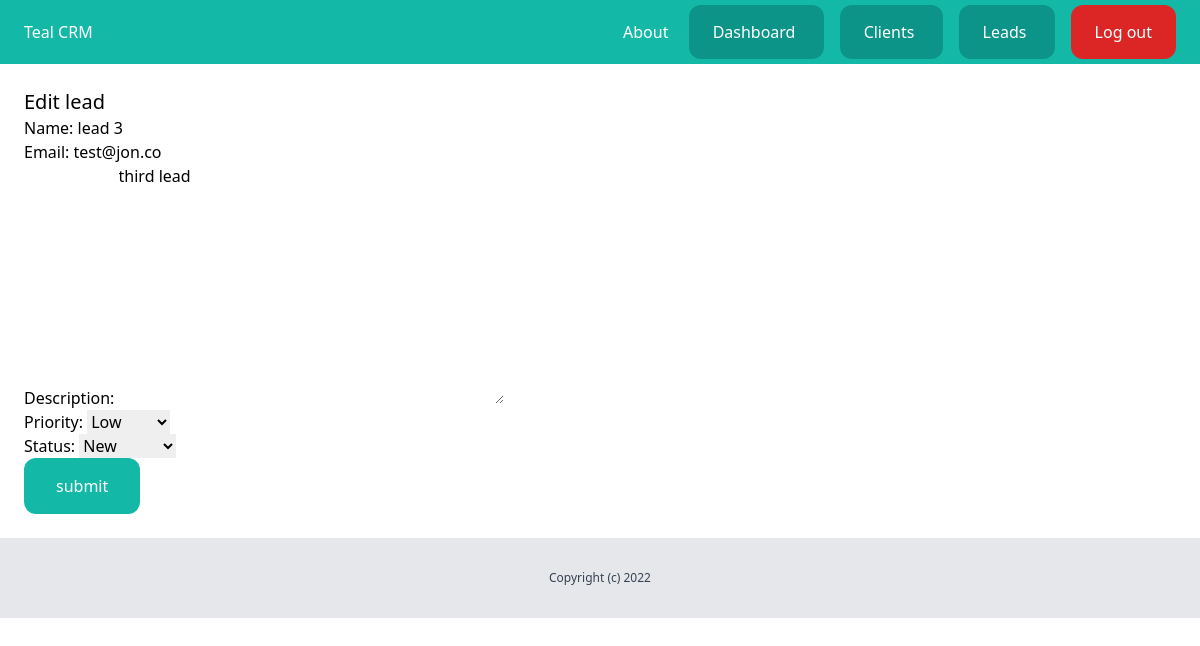
The page /dashboard/leads/6/edit/ (signed in) on the database its author committed.
### lead/models.py (models this page shows, shortened)
class Lead(models.Model):
    LOW = 'low'
    MEDIUM = 'medium'
    HIGH = 'high'
    CHOICES_PRIORITY = (
        (LOW, 'Low'),
        (MEDIUM, 'Medium'),
        (HIGH, 'High'),
    )
    NEW = 'new'
    CONTACTED = 'contacted'
    WON = 'won'
    LOST = 'lost'
    CHOICES_STATUS = (
        (NEW, 'New'),
        (CONTACTED, 'Contacted'),
        (WON, 'Won'),
        (LOST, 'Lost'),
    )
    name = models.CharField(max_length=255)
    email = models.EmailField()
    description = models.TextField(blank=True, null=True)
    priority = models.CharField(max_length=10, choices=CHOICES_PRIORITY, default=MEDIUM)
    converted_to_client = models.BooleanField(default=False)
    status = models.CharField(max_length=10, choices=CHOICES_STATUS, default=NEW)
    created_by = models.ForeignKey(User, related_name='leads', on_delete=models.CASCADE)
    created_at = models.DateTimeField(auto_now_add=True)
    modified_at = models.DateTimeField(auto_now=True)

### lead/views.py (the view)
# urls.py: path('<int:pk>/edit/', leads_edit, name='leads_edit'),
@login_required
def leads_edit(request, pk):
    lead = get_object_or_404(Lead, created_by=request.user, pk=pk)
    if request.method == 'POST':
        form = AddLeadForm(request.POST, instance=lead)
        if form.is_valid():
            form.save()
            messages.success(request, 'Changes was saved')
            return redirect('leads_list')
    else:
        form = AddLeadForm(instance=lead)
    return render(request, 'lead/leads_edit.html', {
        'form': form
    })

### lead/forms.py
class AddLeadForm(forms.ModelForm):
    class Meta:
        model = Lead
        fields = ('name', 'email', 'description', 'priority', 'status',)

### lead/templates/lead/leads_edit.html (shortened to what this page needs)
{% extends 'core/base.html' %}
{% block content %}
    <div class="py-6 px-6">
        <h1 class="text-xl">Edit lead</h1>
        <form method="post" action=".">
            {{ form.as_p }}
            <button class="py-4 px-8 bg-teal-500 text-white rounded-xl">submit</button>
        </form>
    </div>
{% endblock %}

### rows shown on the page
Lead: name "lead 3", email "test@jon.co", description "third lead", priority "Low", status "New"
